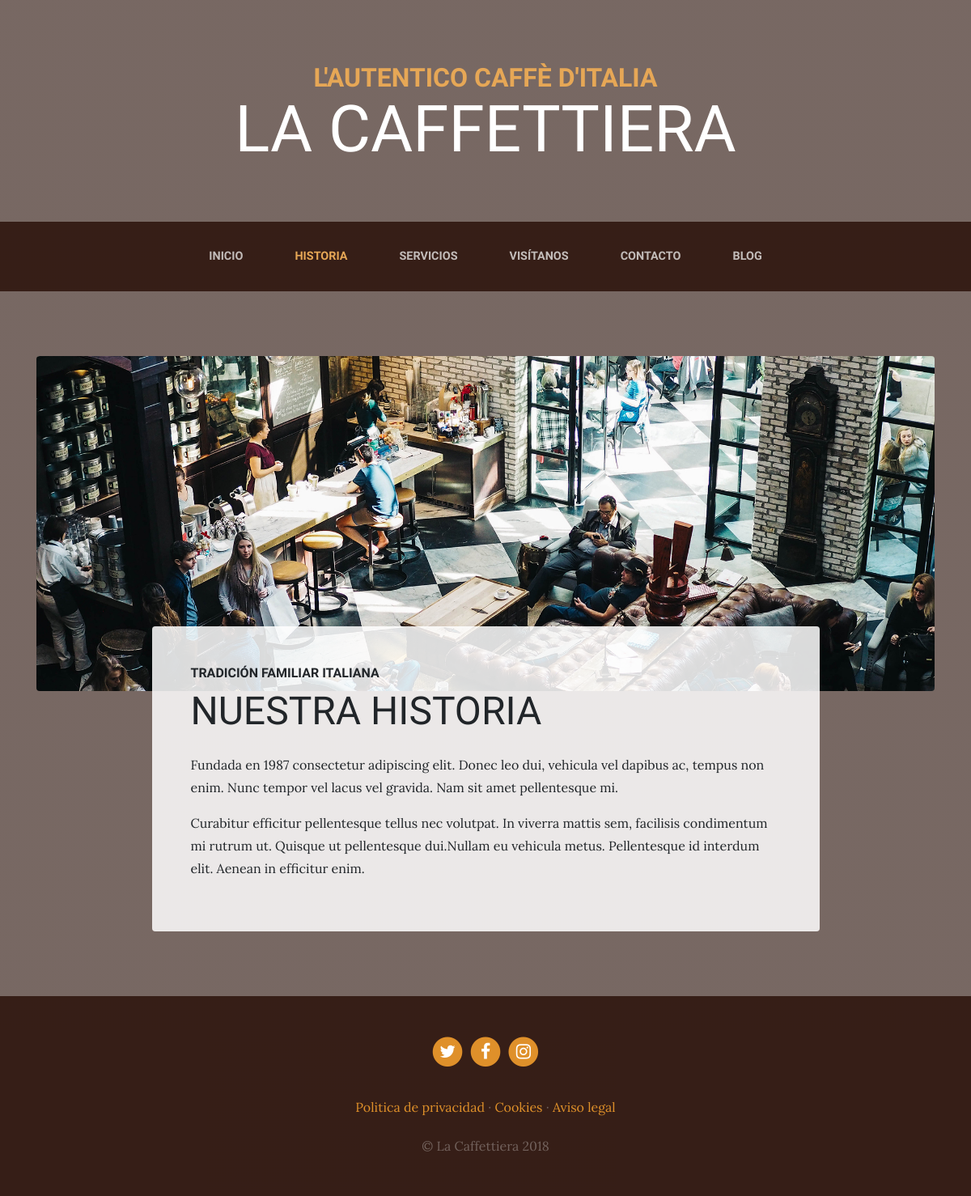
The page /about/ on the database its author committed.
### pages/models.py (models this page shows, shortened)
class Page(models.Model):
    title = models.CharField(verbose_name="Titulo", max_length=200)
    content = RichTextField(verbose_name="Contenido")
    order = models.SmallIntegerField(verbose_name="Orden", default=0)
    created = models.DateTimeField(auto_now_add=True, verbose_name="Fecha de creacion")
    updated = models.DateTimeField(auto_now=True, verbose_name="Fecha de edicion")
    class Meta:
        verbose_name = "Pagina"
        verbose_name_plural = "Paginas"
        ordering = ['order','title']

### core/views.py (the view)
# urls.py: path('about/', views.about, name="about"),
def about(request):
    return render(request, "core/about.html")

### pages/templatetags/page_extras.py (called while the page is built)
@register.simple_tag
def get_page_list():
    pages = Page.objects.all()
    return pages

### social/processors.py (called while the page is built)
def ctx_dict(request):
    ctx = {}
    links = Link.objects.all()
    for link in links:
        ctx[link.key] = link.url
    return ctx

### core/templates/core/about.html (shortened to what this page needs)
{% extends 'core/base.html' %}
{% load static %}
{% block content %}
<section class="page-section about-heading">
  <div class="container">
    <img class="img-fluid rounded about-heading-img mb-3 mb-lg-0" src="{% static 'core/img/about.jpg' %}" alt="">
    <div class="about-heading-content">
      <div class="row">
        <div class="col-xl-9 col-lg-10 mx-auto">
          <div class="bg-faded rounded p-5">
            <h2 class="section-heading mb-4">
              <span class="section-heading-upper">Tradición familiar italiana</span>
              <span class="section-heading-lower">Nuestra historia</span>
            </h2>
            <p>Fundada en 1987 consectetur adipiscing elit. Donec leo dui, vehicula vel dapibus ac, tempus non enim. Nunc tempor vel lacus vel gravida. Nam sit amet pellentesque mi. </p>
            <p>Curabitur efficitur pellentesque tellus nec volutpat. In viverra mattis sem, facilisis condimentum mi rutrum ut. Quisque ut pellentesque dui.Nullam eu vehicula metus. Pellentesque id interdum elit. Aenean in efficitur enim.</p>
          </div>
        </div>
      </div>
    </div>
  </div>
</section>
{% endblock %}

### core/templates/core/base.html (shortened to what this page needs)
<!DOCTYPE html>
<html lang="es">
  <head>
    {% load static %}
    <link href="{% static 'core/vendor/bootstrap/css/bootstrap.min.css' %}" rel="stylesheet">
    <link href="{% static 'core/vendor/font-awesome/css/font-awesome.min.css' %}" rel="stylesheet" type="text/css">
    <link href="{% static 'core/css/business-casual.css' %}" rel="stylesheet">
  </head>
  <body>
    <h1 class="site-heading text-center text-white d-none d-lg-block">
      <span class="site-heading-upper text-primary mb-3">L'autentico caffè d'italia</span>
      <span class="site-heading-lower">La Caffettiera</span>
    </h1>
    <nav class="navbar navbar-expand-lg navbar-dark py-lg-4" id="mainNav">
      <div class="container">
        <div class="collapse navbar-collapse" id="navbarResponsive">
          <ul class="navbar-nav mx-auto">
            <li class="nav-item {% if request.path == '/' %} active {% endif %} px-lg-4">
              <a class="nav-link text-uppercase text-expanded" href="{% url 'home' %}">Inicio</a>
            </li>
            <li class="nav-item {% if request.path == '/about/' %} active {% endif %} px-lg-4">
              <a class="nav-link text-uppercase text-expanded" href="{% url 'about' %}">Historia</a>
            </li>
            <li class="nav-item {% if request.path == '/services/' %} active {% endif %} px-lg-4">
              <a class="nav-link text-uppercase text-expanded" href="{% url 'services' %}">Servicios</a>
            </li>
            <li class="nav-item {% if request.path == '/store/' %} active {% endif %} px-lg-4">
              <a class="nav-link text-uppercase text-expanded" href="{% url 'store' %}">Visítanos</a>
            </li>
            <li class="nav-item {% if request.path == '/contact/' %} active {% endif %} px-lg-4">
              <a class="nav-link text-uppercase text-expanded" href="{% url 'contact' %}">Contacto</a>
            </li>
            <li class="nav-item {% if request.path|slice:":6" == '/blog/' %} active {% endif %} px-lg-4">
              <a class="nav-link text-uppercase text-expanded" href="{% url 'blog' %}">Blog</a>
            </li>
          </ul>
        </div>
      </div>
    </nav>
    {% block content %}{% endblock %}
    <footer class="footer text-faded text-center py-5">
      <div class="container">
        <p class="m-0">
          {% if LINK_TWITTER %}
	        <a href="{{LINK_TWITTER}}" class="link">
	          <span class="fa-stack fa-lg">
	            <i class="fa fa-circle fa-stack-2x"></i>
	            <i class="fa fa-twitter fa-stack-1x fa-inverse"></i>
	          </span>
	        </a>
          {% endif %}
          {% if LINK_FACEBOOK %}
	        <a href="{{LINK_FACEBOOK}}" class="link">
	          <span class="fa-stack fa-lg">
	            <i class="fa fa-circle fa-stack-2x"></i>
	            <i class="fa fa-facebook fa-stack-1x fa-inverse"></i>
	          </span>
	        </a>
          {% endif %}
          {% if LINK_INSTAGRAM %}
	        <a href="{{LINK_INSTAGRAM}}" class="link">
	          <span class="fa-stack fa-lg">
	            <i class="fa fa-circle fa-stack-2x"></i>
	            <i class="fa fa-instagram fa-stack-1x fa-inverse"></i>
	          </span>
	        </a>
          {% endif %}
	    </p>
        <p class="m-0 mbt">
          {% load page_extras %}
          {% get_page_list as page_list %}
          {% for page in page_list %}
            <a href="{% url 'page' page.id page.title|slugify %}" class="link">{{page.title}}</a> {% if not forloop.last %} · {% endif %}
          {% endfor %}
		</p>
        <p class="m-0 mbt1">&copy; La Caffettiera 2018</p>
      </div>
	</footer>
  </body>
</html>

### core/static/core/css/business-casual.css (style rules this page uses)
body { font-family: 'Lora'; background: linear-gradient(rgba(47, 23, 15, 0.65), rgba(47, 23, 15, 0.65)), url("../img/bg.jpg"); background-attachment: fixed; background-position: center; background-size: cover; }
h1, h2, h3, h4, h5, h6 { font-family: 'Raleway'; }
p { line-height: 1.75; }
.text-faded { color: rgba(255, 255, 255, 0.3); }
.site-heading { margin-top: 5rem; margin-bottom: 5rem; text-transform: uppercase; line-height: 1; font-family: 'Raleway'; }
.site-heading .site-heading-upper { display: block; font-size: 2rem; font-weight: 800; }
.site-heading .site-heading-lower { font-size: 5rem; font-weight: 100; line-height: 4rem; }
.page-section { margin-top: 5rem; margin-bottom: 5rem; }
.section-heading { text-transform: uppercase; }
.section-heading .section-heading-upper { display: block; font-size: 1rem; font-weight: 800; padding-bottom:.5rem; }
.section-heading .section-heading-lower { display: block; font-size: 3rem; font-weight: 100; }
.bg-faded { background-color: rgba(255, 255, 255, 0.85); }
#mainNav { background-color: rgba(47, 23, 15, 0.9); font-family: 'Raleway'; }
#mainNav .navbar-nav .nav-item .nav-link { color: rgba(255, 255, 255, 0.7); font-weight: 800; }
#mainNav .navbar-nav .nav-item.active .nav-link { color: #e6a756; }
@media (min-width: 992px) { #mainNav .navbar-nav .nav-item .nav-link { font-size: 0.9rem; } }
@media (min-width: 992px) { .about-heading .about-heading-img { position: relative; z-index: 0; } }
@media (min-width: 992px) { .about-heading .about-heading-content { margin-top: -5rem; position: relative; z-index: 1; } }
.footer { background-color: rgba(47, 23, 15, 0.9); }
.text-primary { color: #e6a756 !important; }
.mbt { padding-top: 2rem; }
.mbt1 { padding-top: 1.25rem; }
a.link { color: #df902a; }

### rows shown on the page
Page: title "Politica de privacidad"
Page: title "Cookies"
Page: title "Aviso legal"
